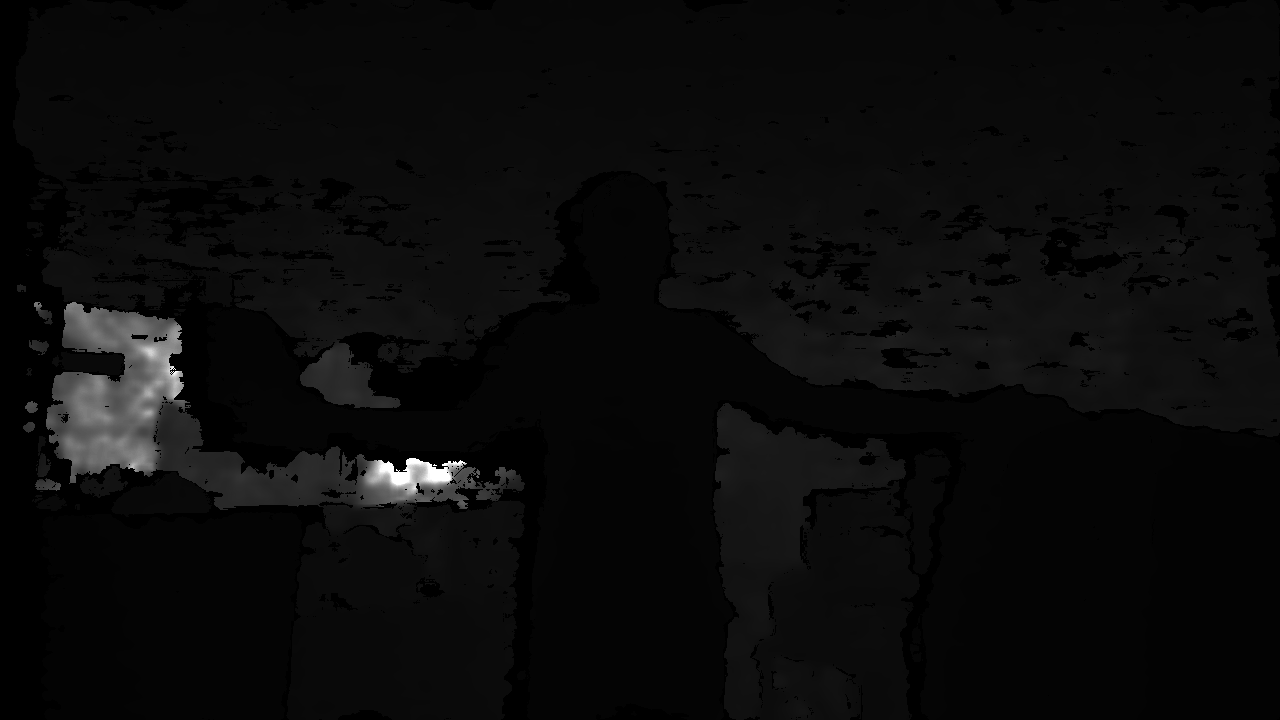
#> input picture data/depth1.png, 1280 x 720 px; its folder holds only this picture in this run
$ jupyter execute --allow-errors depth_clustering.ipynb   (shell and % lines are left out)
#> lines starting #> are read from the running program, lines starting #| are printed output that depends on the picture
[cell 1]
import cv2
import numpy as np
import os
import matplotlib.pyplot as plt

[cell 2]
DATA_PATH = 'data'

[cell 3]
imgs = []
for file_name in os.listdir(DATA_PATH):
    img_path = os.path.join(DATA_PATH, file_name)
    imgs.append(cv2.cvtColor(cv2.imread(img_path), cv2.COLOR_BGR2GRAY))

plt.imshow(imgs[0])
plt.show()
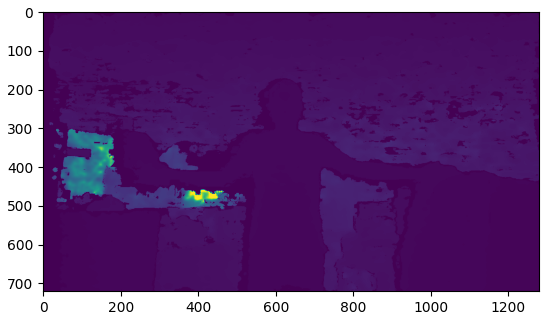
#> figure drawn by matplotlib, 1 panel

print('shape img: ', imgs[0].shape)
#| shape img:  (720, 1280)

[cell 4]
#Let us find the modes of the depth image here
import threading
import matplotlib.patches as patches

def g(x):
    return (3.0/4.0) * (1 - x * x) if np.abs(x) <= 1 else 0

def plot_img(img, x, y):
    fig, ax = plt.subplots(1)
    ax.imshow(img)
    circle = patches.Circle((x, y), radius=5, color='w')

    ax.add_patch(circle)
    #plt.show()

[cell 5]
#https://saravananthirumuruganathan.wordpress.com/2010/04/01/introduction-to-mean-shift-algorithm/
img = imgs[0]
depth_hist = cv2.calcHist([img], [0], None, [256], [0, 256])
#> depth_hist = 256 values, max 139311 at index 4, min 0 at index 1, mean 3600
h = 0.5
epsilon = 1e-3

#Put this into a function
def generate_random_coords(x_bounds, y_bounds, seed):
    #np.random.seed(seed)
    offset = 50 #10 pixels
    return np.random.randint(offset, x_bounds - offset), np.random.randint(offset, y_bounds - offset)

def find_depth_centroid(img, h=0.1, epsilon=5e-2, seed=0):
    #Randomly assign centroids
    x_bounds = img.shape[1]
    y_bounds = img.shape[0]

    print(x_bounds)
    print(y_bounds)

    centroid_x, centroid_y = generate_random_coords(x_bounds, y_bounds, seed)

    count = 1
    is_stopped = False
    while not is_stopped:
        #print('count is ', count)
        count += 1

        #plot_img(img, centroid_x, centroid_y)

        #Find sub window
        d = 40 #20 pixels < 50 pixels
        x_start_win = centroid_x - d
        y_start_win = centroid_y - d
        x_end_win = centroid_x + d
        y_end_win = centroid_y + d

        window_y_bounds = 2 * d + 1
        window_x_bounds = window_y_bounds

        win = img[y_start_win : y_end_win, x_start_win : x_end_win]
        win_offset_in_y = y_start_win
        win_offset_in_x = x_start_win
        #print('window shape: ', win.shape)
        #print('window offset in x: ', win_offset_in_x)
        #print('window offset in y: ', win_offset_in_y)

        weighted_sum_x = 0.0
        weighted_sum_y = 0.0
        sum_of_weights = 0.0

        centroid_pixel_value = img[centroid_y][centroid_x]
        for row in range(0, window_y_bounds - 1):
            for col in range(0, window_x_bounds - 1):
                pixel_intensity = win[row][col]
                #distance measure L1 norm, Least Absolute Deviation (SUM|x_i - x_j|) or
                #L2 norm (SUM((x_i - x_j)^2)), Least Squares
                distance = ((centroid_pixel_value - pixel_intensity) * (centroid_pixel_value - pixel_intensity)) / (h * h)
                weight = g(distance)

                #center of mass of intensity (towards maximizing intensity gradient = mode)
                weighted_sum_x += (col + win_offset_in_x) * weight
                weighted_sum_y += (row + win_offset_in_y) * weight
                sum_of_weights += weight

        meanshift_x = int(weighted_sum_x / sum_of_weights)
        meanshift_y = int(weighted_sum_y / sum_of_weights)

        #Move the centroids towards the gradient ascend for the surroidning values
        centroid_x_prev = centroid_x
        centroid_y_prev = centroid_y

        #print('meanshift -> [{} {}]'.format(meanshift_x, meanshift_y))
        #print('centroids -> [{} {}]'.format(centroid_x, centroid_y))

        centroid_x = meanshift_x
        centroid_y = meanshift_y

        is_stopped = np.sqrt((centroid_x - centroid_x_prev) * (centroid_x - centroid_x_prev) +
                             (centroid_y - centroid_y_prev) * (centroid_y - centroid_y_prev)) <= epsilon

    print('Converged!')
    return centroid_x, centroid_y

[cell 6]
class MyThread(threading.Thread):
    def __init__(self, group=None, target=None, name=None,
                 args=(), kwargs={}):
        threading.Thread.__init__(self, group, target, name, args, kwargs)
        self._return = None

    def run(self):
        threading.Thread.run(self)

    def join(self):
        threading.Thread.join(self)
        return self._return

workers = []
centroids = []
num_workers = len(imgs)
#> num_workers = 1
for idx in range(0, num_workers):
    name = 'th_' + str(idx)
    workers.append(MyThread(target=find_depth_centroid, name=name, args=(img, )))
#> after the loop, workers = 1 item

for idx in range(0, num_workers):
    workers[idx].start()

count = num_workers
#> count = 1
while count > 0:
    for idx in range(0, num_workers):
        if workers[idx].is_alive():
            centroids.append(workers[idx].join())
            count -= 1
        if count == 0: break
#> this loop made 1 pass
#> after the loop, centroids = 1 item; count = 0

print('Waiting on threads...')

#> (the rest of this cell did not finish here and is left out)
